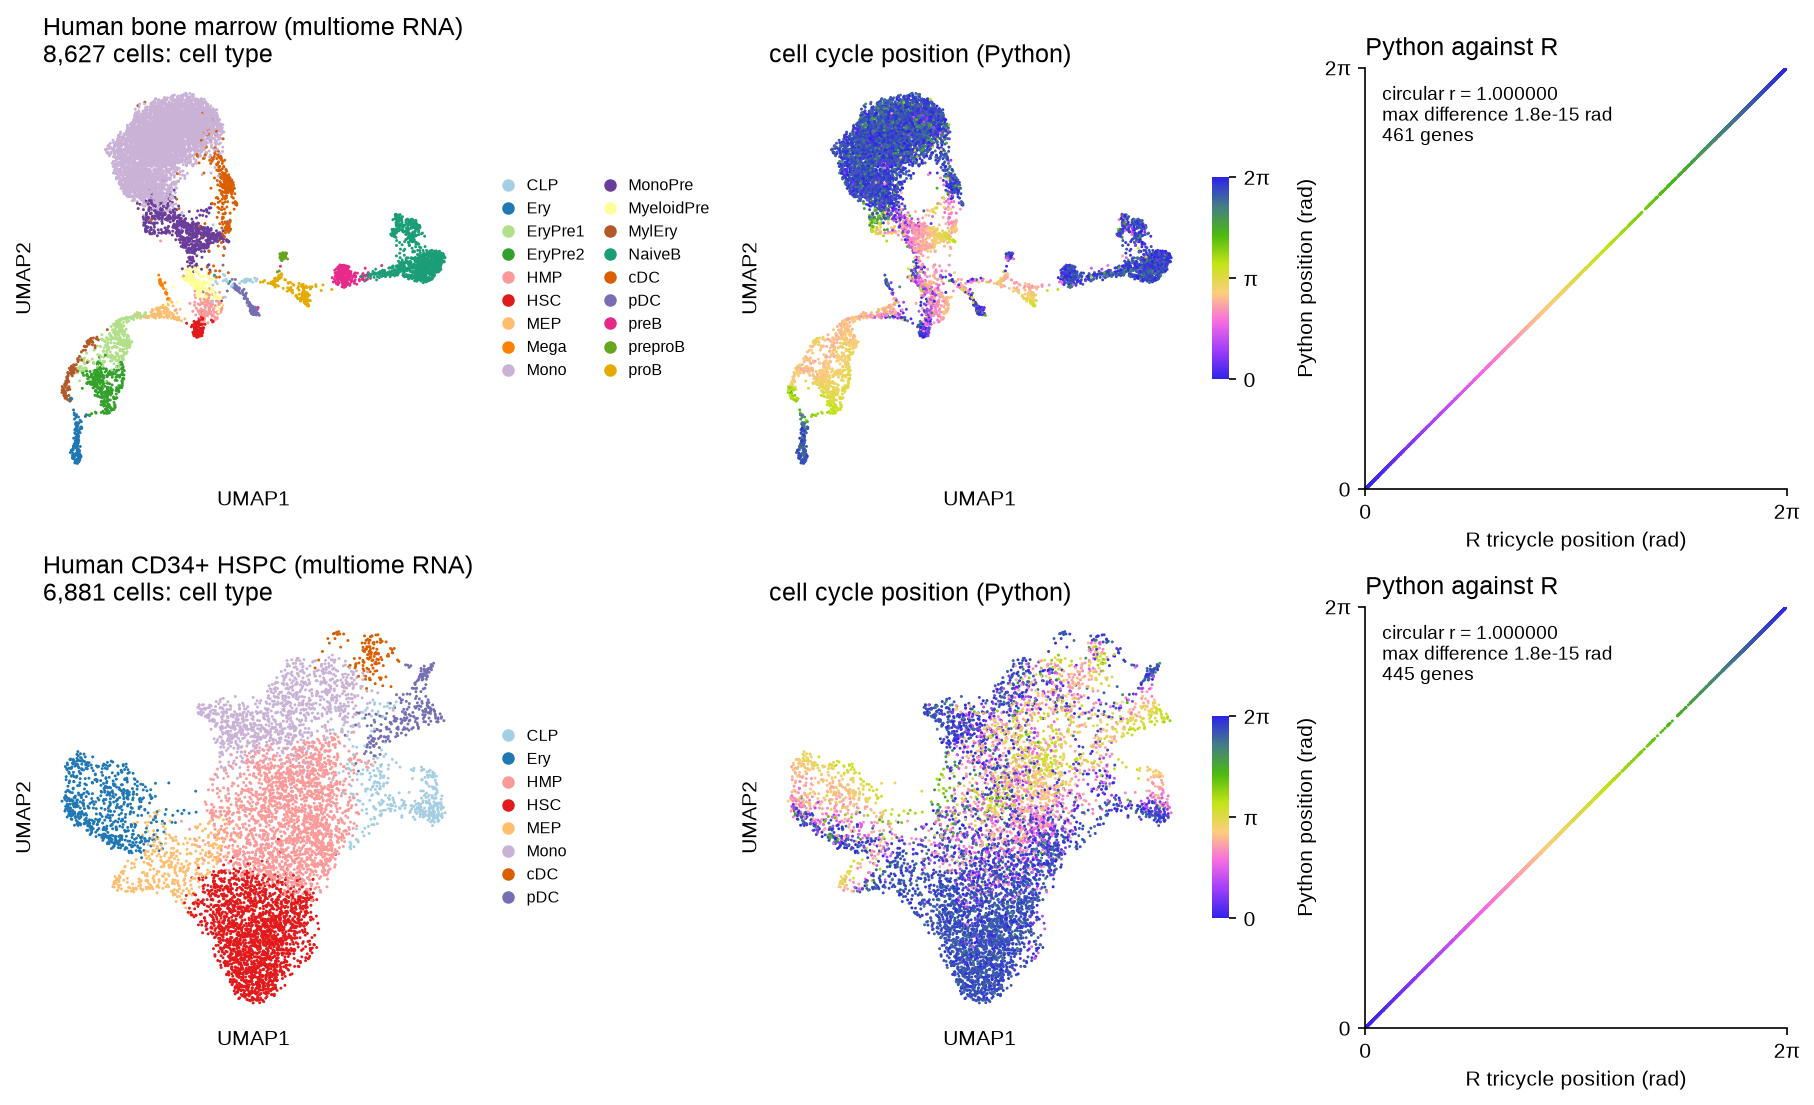

Here is the Python script that generated this plot:
"""Build the README figure: one row per dataset, three panels per row.

Panels, left to right:

1. UMAP coloured by cell type.
2. UMAP coloured by the cell cycle position this package computes.
3. Python position against R ``tricycle`` position for the same cells, with
   the circular correlation coefficient.

Each input is an ``.h5ad`` that holds:

* ``X``: log-normalised expression, cells by genes, gene symbols as
  ``var_names``;
* ``obsm["X_umap"]``: a two-dimensional embedding;
* ``obs[<celltype key>]``: a categorical cell type label;
* ``obs[<R key>]``: ``tricyclePosition`` from R ``tricycle`` on the same
  matrix (see ``equivalence/run_r.R``).

The Python position is computed here, from ``X``, by this package. Nothing is
read from a previous Python run.

Usage::

    python docs/readme_figure.py \\
        --row "Human bone marrow" bmmc.h5ad \\
        --row "Human CD34+ HSPC" cd34.h5ad \\
        --out docs/readme_figure.png

The circular correlation is the Jammalamadaka-SenGupta coefficient
(Jammalamadaka and SenGupta 2001, *Topics in Circular Statistics*, eq. 8.2.2):

    r = sum(sin(a - mean_a) * sin(b - mean_b))
        / sqrt(sum(sin(a - mean_a)**2) * sum(sin(b - mean_b)**2))

where ``mean_a`` and ``mean_b`` are circular means. It is the statistic
``astropy.stats.circcorrcoef`` computes.
"""

from __future__ import annotations

import argparse

import anndata as ad
import matplotlib

matplotlib.use("Agg")
import matplotlib.pyplot as plt  # noqa: E402
import numpy as np  # noqa: E402
from matplotlib.colors import Normalize  # noqa: E402

import tricyclepy as tp  # noqa: E402

TWO_PI = 2.0 * np.pi


def circular_mean(a: np.ndarray) -> float:
    return float(np.arctan2(np.sin(a).sum(), np.cos(a).sum()))


def circular_correlation(a, b) -> float:
    """Jammalamadaka-SenGupta circular correlation of two angle vectors."""
    a = np.asarray(a, dtype=np.float64)
    b = np.asarray(b, dtype=np.float64)
    sa = np.sin(a - circular_mean(a))
    sb = np.sin(b - circular_mean(b))
    return float((sa * sb).sum() / np.sqrt((sa ** 2).sum() * (sb ** 2).sum()))


def circular_difference(a, b) -> np.ndarray:
    """Absolute angular difference, wrapped onto [0, pi]."""
    d = np.mod(np.asarray(a) - np.asarray(b), TWO_PI)
    return np.minimum(d, TWO_PI - d)


def style() -> None:
    rc = plt.rcParams
    rc["figure.dpi"] = 150
    rc["savefig.dpi"] = 150
    for side in ("top", "right", "bottom", "left"):
        rc[f"axes.spines.{side}"] = False
    rc["axes.grid"] = False
    rc["font.family"] = "sans-serif"
    rc["font.sans-serif"] = ["Helvetica", "Arial", "Liberation Sans", "DejaVu Sans"]
    rc["font.size"] = 10
    rc["pdf.fonttype"] = 42


def celltype_palette(categories) -> dict:
    """One fixed colour per cell type, shared by every row."""
    base = [matplotlib.colors.rgb2hex(c) for c in matplotlib.colormaps["Paired"].colors]
    extra = [matplotlib.colors.rgb2hex(c) for c in matplotlib.colormaps["Dark2"].colors]
    colours = base + extra
    cats = sorted(categories)
    if len(cats) > len(colours):
        raise ValueError(f"{len(cats)} cell types; at most {len(colours)} supported")
    return dict(zip(cats, colours))


def umap_axes(ax) -> None:
    ax.set_aspect("equal")
    ax.set_xticks([])
    ax.set_yticks([])
    ax.set_xlabel("UMAP1")
    ax.set_ylabel("UMAP2")


def main(argv=None) -> None:
    p = argparse.ArgumentParser(description=__doc__.splitlines()[0])
    p.add_argument("--row", nargs=2, action="append", required=True,
                   metavar=("LABEL", "H5AD"), help="row label and input file")
    p.add_argument("--celltype-key", default="celltype")
    p.add_argument("--r-key", default="tricyclePosition_R")
    p.add_argument("--species", default="human")
    p.add_argument("--gname-type", default="SYMBOL")
    p.add_argument("--point-size", type=float, default=2.0)
    p.add_argument("--seed", type=int, default=0, help="draw-order shuffle")
    p.add_argument("--out", required=True)
    args = p.parse_args(argv)

    style()
    rows = []
    for label, path in args.row:
        a = ad.read_h5ad(path)
        tp.estimate_cycle_position(a, species=args.species, gname_type=args.gname_type)
        rows.append((label, a))

    palette = celltype_palette(
        set().union(*(set(a.obs[args.celltype_key].astype(str)) for _, a in rows)))
    cmap = tp.cyclic_colormap()
    norm = Normalize(0.0, TWO_PI)
    rng = np.random.default_rng(args.seed)

    n = len(rows)
    fig = plt.figure(figsize=(15.0, 4.2 * n))
    gs = fig.add_gridspec(n, 6, width_ratios=[1.0, 0.62, 1.0, 0.04, 0.22, 1.0],
                          wspace=0.08, hspace=0.25)

    for i, (label, a) in enumerate(rows):
        xy = np.asarray(a.obsm["X_umap"])
        ct = a.obs[args.celltype_key].astype(str).to_numpy()
        py = a.obs["tricyclePosition"].to_numpy(np.float64)
        rr = a.obs[args.r_key].to_numpy(np.float64)
        order = rng.permutation(a.n_obs)
        r = circular_correlation(py, rr)
        dmax = float(circular_difference(py, rr).max())
        n_genes = a.uns["tricycleEmbedding"]["n_genes"]
        print(f"{label}: cells={a.n_obs} genes={n_genes} r={r:.15f} "
              f"max_circ_diff={dmax:.3e}")

        ax = fig.add_subplot(gs[i, 0])
        ax.scatter(xy[order, 0], xy[order, 1], s=args.point_size, linewidths=0,
                   c=[palette[c] for c in ct[order]], rasterized=True)
        umap_axes(ax)
        ax.set_title(f"{label}\n{a.n_obs:,} cells: cell type", loc="left")
        lax = fig.add_subplot(gs[i, 1])
        lax.axis("off")
        present = sorted(set(ct))
        handles = [plt.Line2D([], [], marker="o", ls="", ms=5, color=palette[c])
                   for c in present]
        lax.legend(handles, present, loc="center left", frameon=False,
                   fontsize=7.5, ncol=1 if len(present) <= 10 else 2,
                   handletextpad=0.2, columnspacing=0.6, borderaxespad=0.0)

        ax = fig.add_subplot(gs[i, 2])
        sc = ax.scatter(xy[order, 0], xy[order, 1], s=args.point_size, linewidths=0,
                        c=py[order], cmap=cmap, norm=norm, rasterized=True)
        umap_axes(ax)
        ax.set_title("cell cycle position (Python)", loc="left")
        cax = fig.add_subplot(gs[i, 3])
        cax.set_box_aspect(12)
        cb = fig.colorbar(sc, cax=cax, ticks=[0, np.pi, TWO_PI])
        cb.ax.set_yticklabels(["0", "π", "2π"])
        cb.outline.set_visible(False)

        ax = fig.add_subplot(gs[i, 5])
        ax.scatter(rr[order], py[order], s=args.point_size, linewidths=0,
                   c=py[order], cmap=cmap, norm=norm, rasterized=True)
        ax.set_aspect("equal")
        ax.set_xlim(0, TWO_PI)
        ax.set_ylim(0, TWO_PI)
        for axis in (ax.xaxis, ax.yaxis):
            axis.set_ticks([0, TWO_PI])
            axis.set_ticklabels(["0", "2π"])
        ax.spines["left"].set_visible(True)
        ax.spines["bottom"].set_visible(True)
        ax.set_xlabel("R tricycle position (rad)")
        ax.set_ylabel("Python position (rad)")
        ax.set_title("Python against R", loc="left")
        ax.text(0.04, 0.96, f"circular r = {r:.6f}\nmax difference {dmax:.1e} rad\n{n_genes} genes",
                transform=ax.transAxes, va="top", ha="left", fontsize=9)

    fig.savefig(args.out, bbox_inches="tight", facecolor="white")
    print("wrote", args.out)


if __name__ == "__main__":
    main()
